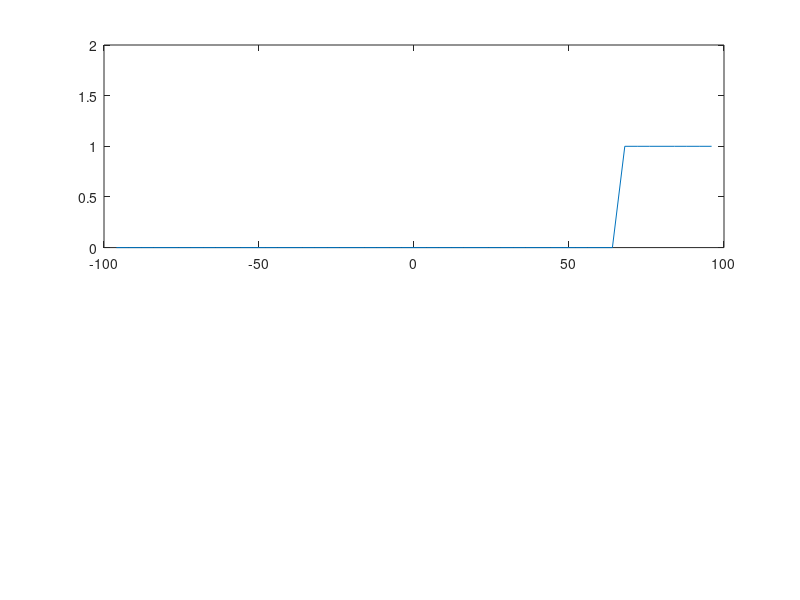

MATLAB code to generate this figure: (Note: this script raises an error after producing the figure.)
%% test_advection_weno.m
%% Author: Timothy Williams
%% Date:   20140821, 12:22:17 CEST
clear;

%%boundary conditions:
%adv_options.ADV_OPT  = 0;%waves escape domain
adv_options.ADV_OPT  = 1;%waves periodic in i

%%testing:
ii = 49;
jj = 1;
dx = 4e3;%m
dy = 4e3;%m - not real, just used in 1/dx=scp2i*dy
%%
xm = (ii+1)/2*dx;
X  = -xm+dx*(1:ii)';
%
s1.nx       = ii;
s1.ny       = jj;
s1.scuy     = 0*X+dy;
s1.scvx     = 0*X+dx;
s1.scp2     = s1.scuy.*s1.scvx;
s1.scp2i    = 1./s1.scp2;
s1.LANDMASK = 0*X;
grid_prams  = s1;
clear s1;

CFL   = .4;

uc          = -30;%const speed m/s
xc          = 2*xm/3;
u           = 0*X+uc;
h           = 0*X;
h(X>xc)     = 1;
%%
dt          = abs(CFL*dx/uc   );
nt          = abs(2*xm/(uc*dt));
if adv_options.ADV_OPT==1
   nt = 2*nt;
end

for j=1:2%%plot initial h
   subplot(2,1,j);
   ax = plot(X/1e3,h);
   ylim([0 2]);
   GEN_proc_fig('x, km','h(0), m');
   GEN_pause;
end

for n = 1:nt
   [n,nt]
   h_    = h;
   h     = waveadv_weno_1d(h,u,grid_prams,dt,adv_options);
   hmax  = max(h)
   %%
   subplot(2,1,2);
   plot(X/1e3,h);
   ylim([0 2]);
   GEN_proc_fig('x, km','h(t), m');
   hold on;

   x1 = xc+uc*n*dt;
   x2 = xm+uc*n*dt;
   y3 = 0*X;
   y3((X>=x1)&(X<=x2))   = 1;
   plot(X/1e3,y3,'--k');
   hold off;
   pause(.1);
end
